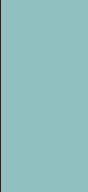

Tiled map render using the project's own tile images. Description and the whole map definition, tile-layer contents included, below:
An orthogonal 11x24 tile map with 8x8 px tiles, 1 tile layer (Tile Layer 1).

<map version="1.2" tiledversion="1.3.2" orientation="orthogonal" renderorder="right-down" compressionlevel="0" width="11" height="24" tilewidth="8" tileheight="8" infinite="0" nextlayerid="2" nextobjectid="1">
 <tileset firstgid="1" source="boxesTileset.tsx" />
 <layer id="1" name="Tile Layer 1" width="11" height="24">
  <data encoding="csv">
3,2,2,2,2,2,2,2,2,2,2,
3,2,2,2,2,2,2,2,2,2,2,
3,2,2,2,2,2,2,2,2,2,2,
3,2,2,2,2,2,2,2,2,2,2,
3,2,2,2,2,2,2,2,2,2,2,
3,2,2,2,2,2,2,2,2,2,2,
3,2,2,2,2,2,2,2,2,2,2,
3,2,2,2,2,2,2,2,2,2,2,
3,2,2,2,2,2,2,2,2,2,2,
3,2,2,2,2,2,2,2,2,2,2,
3,2,2,2,2,2,2,2,2,2,2,
3,2,2,2,2,2,2,2,2,2,2,
3,2,2,2,2,2,2,2,2,2,2,
3,2,2,2,2,2,2,2,2,2,2,
3,2,2,2,2,2,2,2,2,2,2,
3,2,2,2,2,2,2,2,2,2,2,
3,2,2,2,2,2,2,2,2,2,2,
3,2,2,2,2,2,2,2,2,2,2,
3,2,2,2,2,2,2,2,2,2,2,
3,2,2,2,2,2,2,2,2,2,2,
3,2,2,2,2,2,2,2,2,2,2,
3,2,2,2,2,2,2,2,2,2,2,
3,2,2,2,2,2,2,2,2,2,2,
3,2,2,2,2,2,2,2,2,2,2
</data>
 </layer>
</map>
